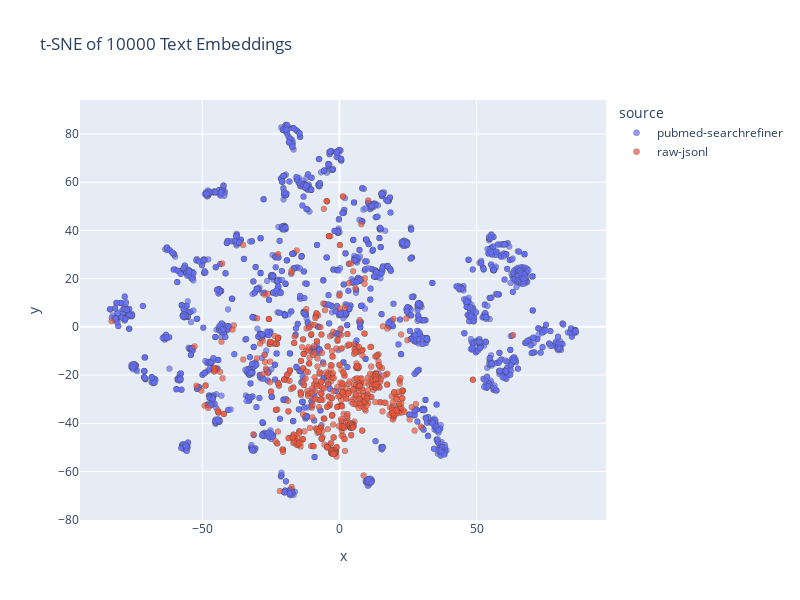

Here is the notebook cell this chart was saved with:
### Code cell
tsne = TSNE(n_components=2,
            perplexity=30,
            learning_rate=200,
            max_iter=1000,
            random_state=42,
            init="pca")
coords = tsne.fit_transform(embeddings)

df["x"] = coords[:,0]
df["y"] = coords[:,1]

def cutoff(n): return lambda x: x if len(x) < n else x[:n] + "..."
cut = 100
df["nl"] = df["nl"].map(cutoff(cut))
df["bool"] = df["bool"].map(cutoff(cut))

fig = px.scatter(
    df, x="x", y="y",
    color="source",               # color by data source
    # size="quality",               # optionally size by quality score
    hover_data={
        "nl": True,
        "bool": True,
        "quality": True,
        "x": False, "y": False
    },
    title=f"t-SNE of {N} Text Embeddings"
)

fig.update_traces(marker=dict(opacity=0.7, line_width=0.5))
fig.update_layout(width=800, height=600)
fig.show()

### Figure 1 — Plotly figure (JSON) as saved in the notebook; plotly's stock layout.template omitted (floating-point values rounded to 4 significant figures; data arrays with more than 128 entries replaced by an {"elided": "..."} marker saying what was removed)
{"data": [{"customdata": {"elided": "3080x3 mixed values"}, "hovertemplate": "source=pubmed-searchrefiner<br>nl=%{customdata[0]}<br>bool=%{customdata[1]}<br>quality=%{customdata[2]}<extra></extra>", "legendgroup": "pubmed-searchrefiner", "marker": {"color": "#636efa", "line": {"width": 0.5}, "opacity": 0.7, "symbol": "circle"}, "mode": "markers", "name": "pubmed-searchrefiner", "showlegend": true, "type": "scattergl", "x": {"elided": "3080 float values"}, "xaxis": "x", "y": {"elided": "3080 float values"}, "yaxis": "y"}, {"customdata": {"elided": "702x3 mixed values"}, "hovertemplate": "source=raw-jsonl<br>nl=%{customdata[0]}<br>bool=%{customdata[1]}<br>quality=%{customdata[2]}<extra></extra>", "legendgroup": "raw-jsonl", "marker": {"color": "#EF553B", "line": {"width": 0.5}, "opacity": 0.7, "symbol": "circle"}, "mode": "markers", "name": "raw-jsonl", "showlegend": true, "type": "scattergl", "x": {"elided": "702 float values"}, "xaxis": "x", "y": {"elided": "702 float values"}, "yaxis": "y"}], "layout": {"height": 600, "legend": {"title": {"text": "source"}, "tracegroupgap": 0}, "title": {"text": "t-SNE of 10000 Text Embeddings"}, "width": 800, "xaxis": {"anchor": "y", "domain": [0, 1], "title": {"text": "x"}}, "yaxis": {"anchor": "x", "domain": [0, 1], "title": {"text": "y"}}}}
